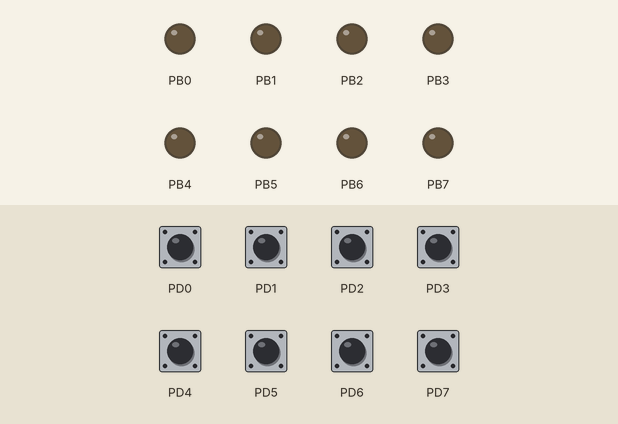
Bench run of a program on a simulated ATmega8, built with avr-gcc and emulated at 3.6 MHz. Shown: output pins drawn as LEDs (lit = HIGH). Dashed ring = blinking. The test bench sets the inputs (shaded band); at power-on: PD0–7 HIGH.

Above: at 1.8 s.
1.9 s: PD2 pulled LOW for 0.6 s
At 2.25 s:
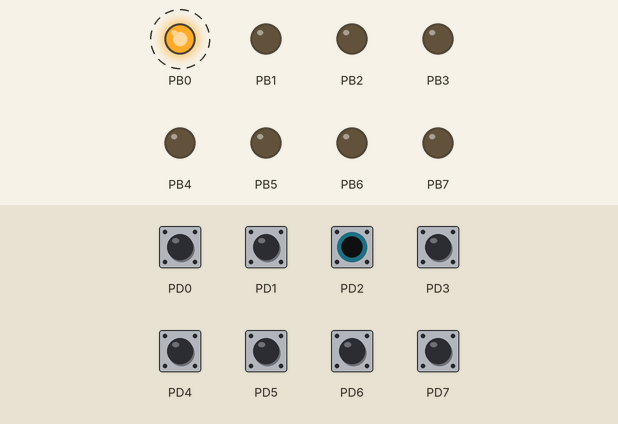
5.5 s: PD3 pulled LOW for 0.6 s
At 6.25 s:
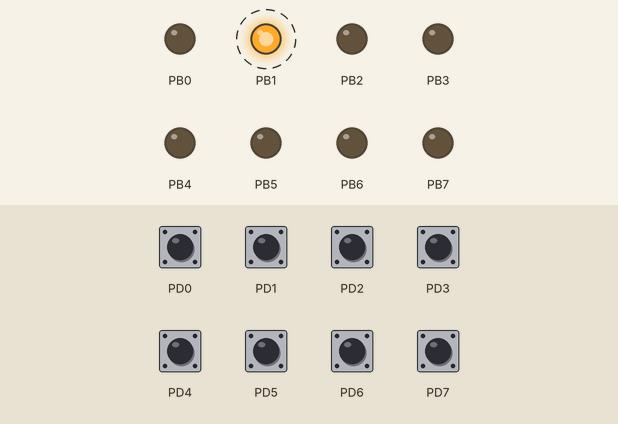
9.1 s: PD3 pulled LOW for 1 s
At 10.7 s:
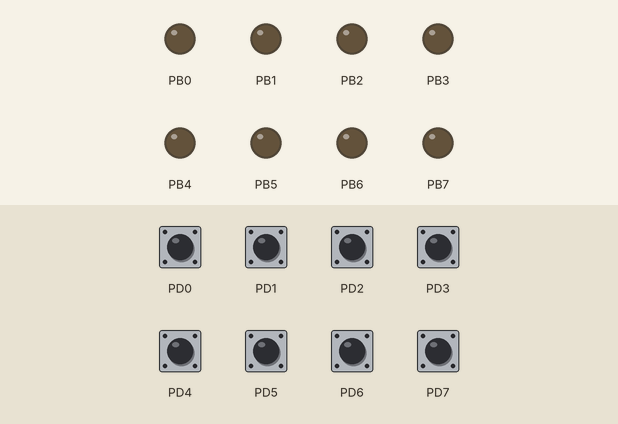
11.6 s: PD2 pulled LOW for 1 s
At 12.25 s:
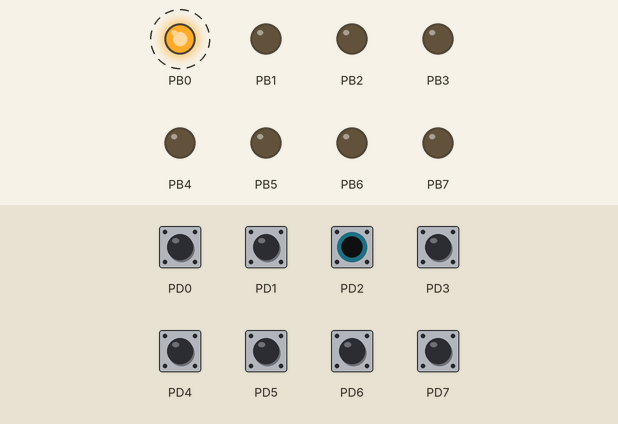
Timing chart, 0 to 16.6 s (numbered marks = the images above; inputs shaded):
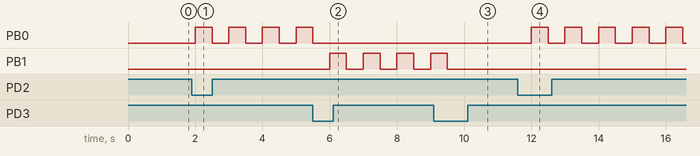

Measured:
- after the input at 1.9 s, PB0: alternates HIGH for 0.50 s and LOW for 0.50 s, starting after 0.10 s
- after the input at 5.5 s, PB0: goes on until 5.5 s, then stays LOW; PB1: alternates HIGH for 0.50 s and LOW for 0.50 s, starting after 0.50 s
- after the input at 9.1 s, PB1: goes on until 9.5 s, then stays LOW
- after the input at 11.6 s, PB0: alternates HIGH for 0.50 s and LOW for 0.50 s, starting after 0.40 s

The program:

main.c
```c
/*
 * Praktikum3_Polling_C_MyAVR.c
 *
 * Created: 10.12.2018 16:06:05
 * Author : andrei
 */

#define F_CPU 3600000UL
#include <avr/io.h>


#include <util/delay.h>
int state = 0;

void init(){
	DDRB = 0xFF;
	PORTB = 0x00;

	DDRD = 0x00;
	PORTD = 0xFF;
}


int main(void)
{
	/* Replace with your application code */

	init();


	while (1)
	{

		if(PIND == 0b11111011){
			if(state == 1){
				state = 0; //aus
				}else if(state == 2){
				state = 1; // blau
				}else if(state == 0){
				state = 1; //blau
			}
			}else if(PIND == 0b11110111){
			if(state == 2){
				state = 0; // aus
				}else if(state = 1){
				state = 2; //grün
				}else if(state = 0){
				state = 2; //grün
			}
		}

		if(state == 1){
			PORTB = 0b00000001; //Blau leuchtet
			}else if(state == 2){
			PORTB = 0b00000010;	//Grün leuchtet
		}

		_delay_ms(500);
		PORTB = 0b00000000; //Alle LEDs gehen aus
		_delay_ms(500);
	}
}
```
